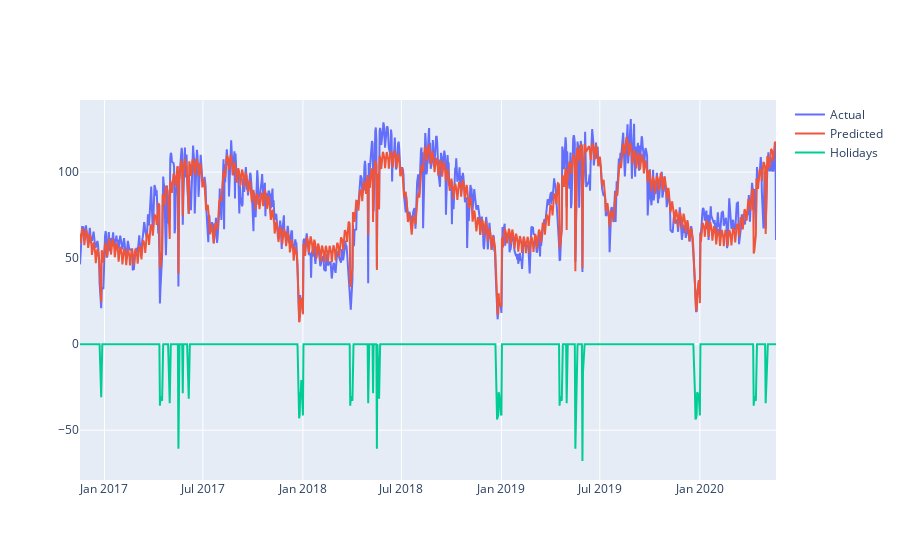

Source (notebook cell):
### Markdown cell above
Fortunately Prophet gives us the opportunity to add our own holidays and special dates. To see if we get an improved forecast we’ll add some additional dates for the model to take into account. Like so:

### Code cell
ascensionday = pd.DataFrame({
  'holiday': 'AscensionDay',
  'ds': pd.to_datetime(['2019-05-30']),
  'lower_window': 0,
  'upper_window': 1,
})

christmas = pd.DataFrame({
  'holiday': 'Christmas',
  'ds': pd.to_datetime(['2017-12-24','2018-12-24','2019-12-24','2020-12-24']),
  'lower_window': -1,
  'upper_window': 7,
})

holidays = pd.concat((ascensionday, christmas))

m = Prophet(holidays=holidays)
m.add_country_holidays(country_name='NO')
m.fit(bikerides)
future = m.make_future_dataframe(periods=0, freq='D')
forecast = m.predict(future)

fig = go.Figure()
# Create and style traces
fig.add_trace(go.Scatter(x=bikerides['ds'], y=bikerides['y'], name='Actual',))
fig.add_trace(go.Scatter(x=forecast['ds'], y=forecast['yhat'], name='Predicted',))
fig.add_trace(go.Scatter(x=forecast['ds'], y=forecast['holidays'], name='Holidays',))

### Figure 1 — Plotly figure (JSON) as saved in the notebook; plotly's stock layout.template omitted (floating-point values rounded to 4 significant figures; data arrays with more than 128 entries replaced by an {"elided": "..."} marker saying what was removed)
{"data": [{"name": "Actual", "type": "scatter", "x": {"elided": "909 str values"}, "y": {"elided": "909 float values"}}, {"name": "Predicted", "type": "scatter", "x": {"elided": "909 str values"}, "y": {"elided": "909 float values"}}, {"name": "Holidays", "type": "scatter", "x": {"elided": "909 str values"}, "y": {"elided": "909 float values"}}], "layout": {}}
